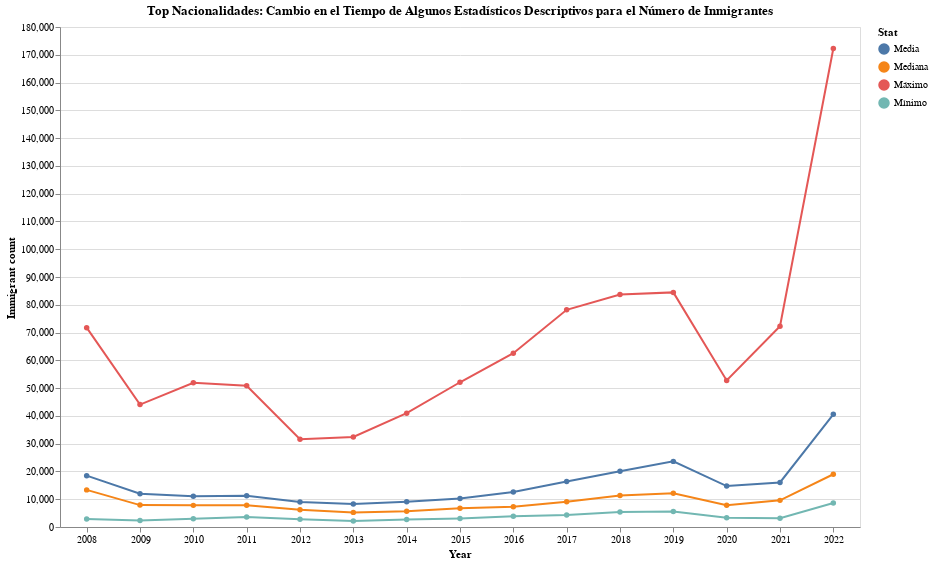

The notebook cell this image was saved under:
### Code cell
# Graficar cambio de estadísticos en el tiempo
alt.Chart(stats, height = 500, width = 800)\
            .mark_line(point = True)\
            .encode(x = alt.X('Year:N', axis=alt.Axis(labelAngle=-360)),
                    y = alt.Y("Valor", title = 'Immigrant count'),
                    color = "Stat",
                    tooltip =["Year", "Stat", "Valor"])\
            .properties(title="Top Nacionalidades: Cambio en el Tiempo de Algunos Estadísticos Descriptivos para el Número de Inmigrantes")

### Figure 1 — Vega-Lite specification as saved in the notebook (floating-point values rounded to 4 significant figures)
{"config": {"view": {"continuousWidth": 300, "continuousHeight": 300}}, "data": {"name": "data-7f487ceac216f3367a9812b1c0c40354"}, "mark": {"type": "line", "point": true}, "encoding": {"color": {"field": "Stat", "type": "nominal"}, "tooltip": [{"field": "Year", "type": "quantitative"}, {"field": "Stat", "type": "nominal"}, {"field": "Valor", "type": "quantitative"}], "x": {"axis": {"labelAngle": -360}, "field": "Year", "type": "nominal"}, "y": {"field": "Valor", "title": "Immigrant count", "type": "quantitative"}}, "height": 500, "title": "Top Nacionalidades: Cambio en el Tiempo de Algunos Estadísticos Descriptivos para el Número de Inmigrantes", "width": 800, "$schema": "https://vega.github.io/schema/vega-lite/v5.8.0.json", "datasets": {"data-7f487ceac216f3367a9812b1c0c40354": [{"Year": 2008, "Stat": "Mínimo", "Valor": 2893}, {"Year": 2008, "Stat": "Máximo", "Valor": 71761}, {"Year": 2008, "Stat": "Media", "Valor": 18487}, {"Year": 2008, "Stat": "Mediana", "Valor": 13363}, {"Year": 2009, "Stat": "Mínimo", "Valor": 2354}, {"Year": 2009, "Stat": "Máximo", "Valor": 44079}, {"Year": 2009, "Stat": "Media", "Valor": 11957}, {"Year": 2009, "Stat": "Mediana", "Valor": 7885}, {"Year": 2010, "Stat": "Mínimo", "Valor": 2966}, {"Year": 2010, "Stat": "Máximo", "Valor": 51915}, {"Year": 2010, "Stat": "Media", "Valor": 11034}, {"Year": 2010, "Stat": "Mediana", "Valor": 7788}, {"Year": 2011, "Stat": "Mínimo", "Valor": 3590}, {"Year": 2011, "Stat": "Máximo", "Valor": 50831}, {"Year": 2011, "Stat": "Media", "Valor": 11272}, {"Year": 2011, "Stat": "Mediana", "Valor": 7807}, {"Year": 2012, "Stat": "Mínimo", "Valor": 2768}, {"Year": 2012, "Stat": "Máximo", "Valor": 31565}, {"Year": 2012, "Stat": "Media", "Valor": 8965}, {"Year": 2012, "Stat": "Mediana", "Valor": 6224}, {"Year": 2013, "Stat": "Mínimo", "Valor": 2134}, {"Year": 2013, "Stat": "Máximo", "Valor": 32422}, {"Year": 2013, "Stat": "Media", "Valor": 8243}, {"Year": 2013, "Stat": "Mediana", "Valor": 5262}, {"Year": 2014, "Stat": "Mínimo", "Valor": 2693}, {"Year": 2014, "Stat": "Máximo", "Valor": 40968}, {"Year": 2014, "Stat": "Media", "Valor": 9087}, {"Year": 2014, "Stat": "Mediana", "Valor": 5680}, {"Year": 2015, "Stat": "Mínimo", "Valor": 3098}, {"Year": 2015, "Stat": "Máximo", "Valor": 52109}, {"Year": 2015, "Stat": "Media", "Valor": 10278}, {"Year": 2015, "Stat": "Mediana", "Valor": 6745}, {"Year": 2016, "Stat": "Mínimo", "Valor": 3830}, {"Year": 2016, "Stat": "Máximo", "Valor": 62573}, {"Year": 2016, "Stat": "Media", "Valor": 12618}, {"Year": 2016, "Stat": "Mediana", "Valor": 7253}, {"Year": 2017, "Stat": "Mínimo", "Valor": 4299}, {"Year": 2017, "Stat": "Máximo", "Valor": 78182}, {"Year": 2017, "Stat": "Media", "Valor": 16384}, {"Year": 2017, "Stat": "Mediana", "Valor": 9085}, {"Year": 2018, "Stat": "Mínimo", "Valor": 5363}, {"Year": 2018, "Stat": "Máximo", "Valor": 83686}, {"Year": 2018, "Stat": "Media", "Valor": 20082}, {"Year": 2018, "Stat": "Mediana", "Valor": 11328}, {"Year": 2019, "Stat": "Mínimo", "Valor": 5600}, {"Year": 2019, "Stat": "Máximo", "Valor": 84458}, {"Year": 2019, "Stat": "Media", "Valor": 23621}, {"Year": 2019, "Stat": "Mediana", "Valor": 12125}, {"Year": 2020, "Stat": "Mínimo", "Valor": 3357}, {"Year": 2020, "Stat": "Máximo", "Valor": 52768}, {"Year": 2020, "Stat": "Media", "Valor": 14741}, {"Year": 2020, "Stat": "Mediana", "Valor": 7855}, {"Year": 2021, "Stat": "Mínimo", "Valor": 3129}, {"Year": 2021, "Stat": "Máximo", "Valor": 72283}, {"Year": 2021, "Stat": "Media", "Valor": 16035}, {"Year": 2021, "Stat": "Mediana", "Valor": 9587}, {"Year": 2022, "Stat": "Mínimo", "Valor": 8610}, {"Year": 2022, "Stat": "Máximo", "Valor": 172241}, {"Year": 2022, "Stat": "Media", "Valor": 40555}, {"Year": 2022, "Stat": "Mediana", "Valor": 18986}]}}
